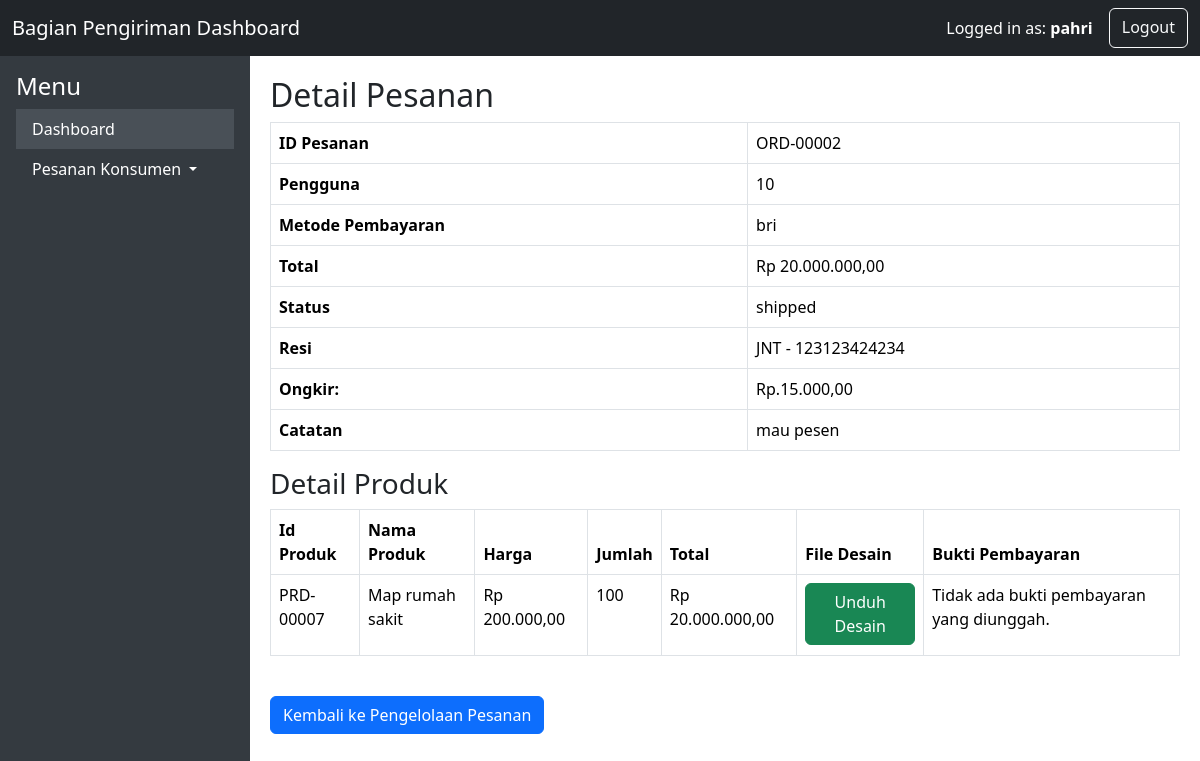
The app's page /bagian_pengiriman/view_company_order.php?id=2 (signed in) with its own data.
### tables this page shows
CREATE TABLE `orders` (
  `id` int(11) NOT NULL,
  `user_id` int(11) NOT NULL,
  `order_code` varchar(20) NOT NULL,
  `total` decimal(10,2) NOT NULL,
  `created_at` timestamp NOT NULL DEFAULT current_timestamp(),
  `updated_at` timestamp NOT NULL DEFAULT current_timestamp() ON UPDATE current_timestamp(),
  `address` varchar(255) NOT NULL,
  `shipping_method` varchar(50) NOT NULL,
  `payment_method` varchar(50) NOT NULL,
  `status` varchar(50) NOT NULL DEFAULT 'pending',
  `tracking_number` varchar(255) DEFAULT NULL,
  `shipping_cost` decimal(10,2) DEFAULT NULL,
  `payment_proof` varchar(255) DEFAULT NULL,
  `rejection_notes` text DEFAULT NULL,
  `proofing_file` varchar(255) DEFAULT NULL
);

CREATE TABLE `order_items` (
  `id` int(11) NOT NULL,
  `order_id` int(11) NOT NULL,
  `product_id` int(11) NOT NULL,
  `quantity` int(11) NOT NULL,
  `price` decimal(10,2) NOT NULL,
  `design_file` varchar(255) DEFAULT NULL,
  `note` text DEFAULT NULL
);

CREATE TABLE `products` (
  `id` int(11) NOT NULL,
  `product_code` varchar(20) NOT NULL,
  `name` varchar(100) NOT NULL,
  `description` text DEFAULT NULL,
  `price` decimal(10,2) NOT NULL,
  `image` varchar(255) DEFAULT NULL,
  `created_at` timestamp NOT NULL DEFAULT current_timestamp(),
  `company` tinyint(1) DEFAULT 0,
  `estimasi_pengerjaan` varchar(255) DEFAULT NULL,
  `min_order` int(11) DEFAULT 1
);

### bagian_pengiriman/view_company_order.php (the view, shortened to what this page needs)
<?php
include '../includes/db.php';
$order_id = $_GET['id'];
$stmt = $conn->prepare("SELECT * FROM orders WHERE id = ?");
$stmt->bind_param("i", $order_id);
$stmt->execute();
$result = $stmt->get_result();
$order = $result->fetch_assoc();
$stmt = $conn->prepare("SELECT order_items.*, products.name AS product_name, products.product_code FROM order_items JOIN products ON order_items.product_id = products.id WHERE order_items.order_id = ?");
$stmt->bind_param("i", $order_id);
$stmt->execute();
$result = $stmt->get_result();
$order_items = $result->fetch_all(MYSQLI_ASSOC);
$notes = [];
foreach ($order_items as $item) {
    if (!empty($item['note'])) {
        $notes[] = $item['note'];
    }
}
$notes = implode(", ", $notes);
?>
<!DOCTYPE html>
<html>
<head>
    <link href="https://cdn.jsdelivr.net/npm/bootstrap@5.3.3/dist/css/bootstrap.min.css" rel="stylesheet">
</head>
<body>
<nav class="navbar navbar-dark bg-dark">
        <div class="container-fluid">
            <a class="navbar-brand" href="#">Bagian Pengiriman Dashboard</a>
            <div class="d-flex">
                <div class="navbar-text text-white me-3">
                    Logged in as: <strong><?php echo htmlspecialchars($_SESSION['username']); ?></strong>
                </div>
                <a class="btn btn-outline-light" href="logout.php">Logout</a>
            </div>
        </div>
    </nav>
    <div class="main-content">
        <div class="sidebar">
            <div class="p-3">
                <h4>Menu</h4>
                <ul class="nav flex-column">
                    <li class="nav-item">
                        <a class="nav-link active" aria-current="page" href="dashboard.php">Dashboard</a>
                    </li>
                    <li class="nav-item dropdown">
                        <a class="nav-link dropdown-toggle" href="#" id="navbarDropdown" role="button" data-bs-toggle="dropdown" aria-expanded="false">
                            Pesanan Konsumen
                        </a>
                    </li>
                </ul>
            </div>
        </div>
        <div class="content">
            <h2>Detail Pesanan</h2>
            <table class="table table-bordered">
                <tr>
                    <th>ID Pesanan</th>
                    <td><?= htmlspecialchars($order['order_code']) ?></td>
                </tr>
                <tr>
                    <th>Pengguna</th>
                    <td><?= htmlspecialchars($order['user_id']) ?></td>
                </tr>
                <tr>
                    <th>Metode Pembayaran</th>
                    <td><?= htmlspecialchars($order['payment_method']) ?></td>
                </tr>
                <tr>
                    <th>Total</th>
                    <td>Rp <?= number_format($order['total'], 2, ',', '.') ?></td>
                </tr>
                <tr>
                    <th>Status</th>
                    <td><?= htmlspecialchars($order['status']) ?></td>
                </tr>
                <tr>
                    <th>Resi</th>
                    <td><?= htmlspecialchars($order['tracking_number']) ?></td>
                </tr>
                <tr>
                    <th>Ongkir:</th>
                    <td>Rp.<?= number_format($order['shipping_cost'], 2, ',', '.'); ?></td>
                </tr>
                <tr>
                    <th>Catatan</th>
                    <td><?= htmlspecialchars($notes) ?></td>
                </tr>
            </table>
            <h3>Detail Produk</h3>
            <table class="table table-bordered">
                <thead>
                    <tr>
                        <th>Id Produk</th>
                        <th>Nama Produk</th>
                        <th>Harga</th>
                        <th>Jumlah</th>
                        <th>Total</th>
                        <th>File Desain</th>
                        <th>Bukti Pembayaran</th>
                    </tr>
                </thead>
                <tbody>
                    <?php foreach ($order_items as $item): ?>
                    <tr>
                        <td><?= $item['product_code'] ?></td>
                        <td><?= htmlspecialchars($item['product_name']) ?></td>
                        <td>Rp <?= number_format($item['price'], 2, ',', '.') ?></td>
                        <td><?= htmlspecialchars($item['quantity']) ?></td>
                        <td>Rp <?= number_format($item['price'] * $item['quantity'], 2, ',', '.') ?></td>
                        <td>
                            <?php if ($item['design_file']): ?>
                                <a class="btn btn-success" href="../uploads/designs/<?= htmlspecialchars($item['design_file']) ?>" download>Unduh Desain</a>
                            <?php endif; ?>
                        </td>
                        <td>
                            <?php if (!empty($order['payment_proof'])): ?>
                            <a class="btn btn-warning" href="../uploads/payment_proofs/<?= htmlspecialchars($order['payment_proof']) ?>"  target="_blank">Lihat Gambar</a>
                            <?php else: ?>
                            <p>Tidak ada bukti pembayaran yang diunggah.</p>
                            <?php endif; ?>
                        </td>
                    </tr>
                    <?php endforeach; ?>
                </tbody>
            </table>
            <br>
            <a class="btn btn-primary" href="manage_company_orders.php">Kembali ke Pengelolaan Pesanan</a>
        </div>
    </div>
</body>
</html>

### bagian_pengiriman/view_company_order.php (style rules this page uses)
html, body { margin: 0; padding: 0; height: 100%; overflow: hidden; }
.main-content { display: flex; height: 100%; }
.navbar { position: sticky; top: 0; z-index: 1000; }
.sidebar { width: 250px; position: sticky; top: 0; background: #343a40; color: #fff; height: 100vh; overflow-y: auto; padding: 0; }
.sidebar .nav-link { color: #fff; }
.sidebar .nav-link.active { background: #495057; }
.content { flex: 1; overflow-y: auto; padding: 20px; height: calc(100vh - 56px); }
table { border-collapse: collapse; width: 100%; }
th, td { text-align: left; padding: 8px; }
tr:nth-child(even) { background-color: #f2f2f2; }
th { background-color: #778899; color: white; }

### records on screen
orders: order_code "ORD-00002", user "10", payment_method "bri", total "20.000.000,00", status "shipped", tracking_number "JNT - 123123424234", shipping_cost "15.000,00"
order_items: product.product_code "PRD-00007", product.name "Map rumah sakit", price "200.000,00", quantity "100", $item['price'] * $item['quantity'] "20.000.000,00"

### other values on screen
$_SESSION['username'] "pahri"
$notes "mau pesen"
